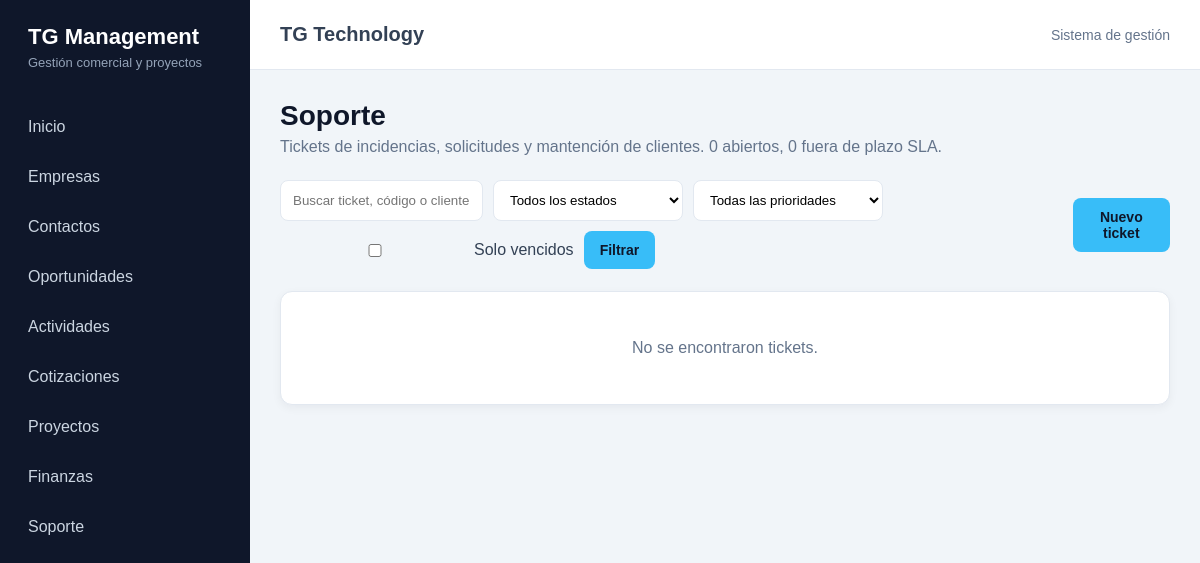
The app's page /soporte/tickets/, older data.
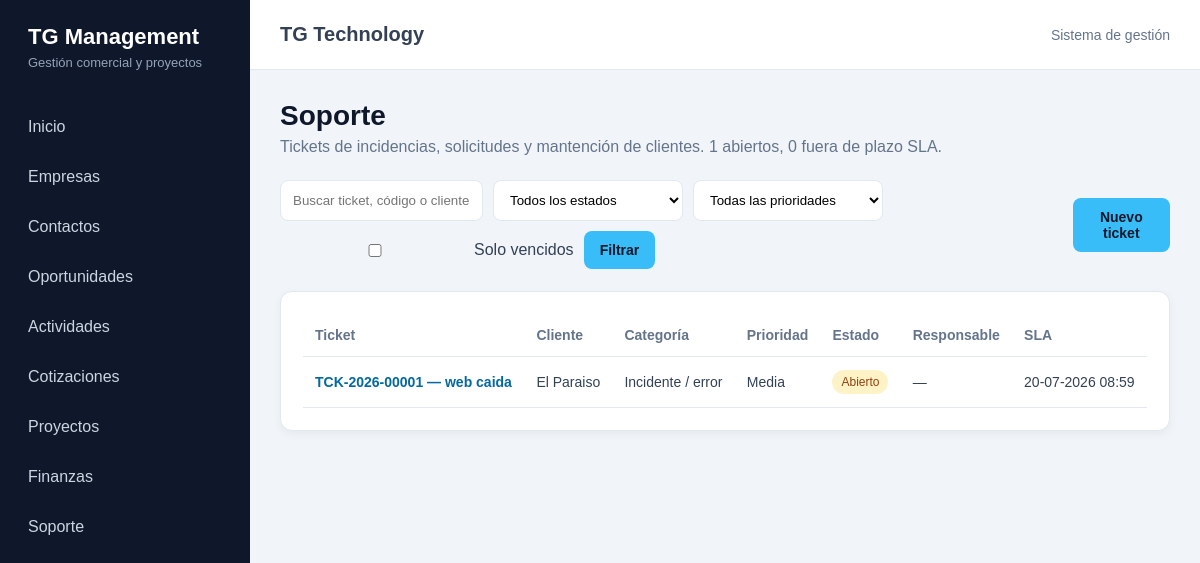
The same page, newer data.
### soporte/models.py (models this page shows, shortened)
class Ticket(models.Model):
    class Categoria(models.TextChoices):
        INCIDENTE = "incidente", "Incidente / error"
        SOLICITUD_CAMBIO = "solicitud_cambio", "Solicitud de cambio"
        DUDA = "duda", "Duda / consulta"
        MANTENCION = "mantencion", "Mantención programada"
        OTRO = "otro", "Otro"
    class Prioridad(models.TextChoices):
        BAJA = "baja", "Baja"
        MEDIA = "media", "Media"
        ALTA = "alta", "Alta"
        CRITICA = "critica", "Crítica"
    class Estado(models.TextChoices):
        ABIERTO = "abierto", "Abierto"
        EN_PROCESO = "en_proceso", "En proceso"
        ESPERANDO_CLIENTE = "esperando_cliente", "Esperando al cliente"
        RESUELTO = "resuelto", "Resuelto"
        CERRADO = "cerrado", "Cerrado"
    class Canal(models.TextChoices):
        EMAIL = "email", "Correo electrónico"
        WHATSAPP = "whatsapp", "WhatsApp"
        TELEFONO = "telefono", "Teléfono"
        FORMULARIO = "formulario", "Formulario web"
        OTRO = "otro", "Otro"
    codigo = models.CharField(
        "Código",
        max_length=30,
        unique=True,
        blank=True,
        editable=False,
    )
    empresa = models.ForeignKey(
        "crm.Empresa",
        verbose_name="Cliente",
        on_delete=models.PROTECT,
        related_name="tickets",
    )
    contacto = models.ForeignKey(
        "crm.Contacto",
        verbose_name="Reportado por",
        on_delete=models.SET_NULL,
        null=True,
        blank=True,
        related_name="tickets",
    )
    proyecto = models.ForeignKey(
        "proyectos.Proyecto",
        verbose_name="Proyecto asociado",
        on_delete=models.SET_NULL,
        null=True,
        blank=True,
        related_name="tickets",
    )
    titulo = models.CharField(
        "Título",
        max_length=200,
    )
    descripcion = models.TextField(
        "Descripción",
        blank=True,
    )
    categoria = models.CharField(
        "Categoría",
        max_length=30,
        choices=Categoria.choices,
        default=Categoria.INCIDENTE,
    )
    prioridad = models.CharField(
        "Prioridad",
        max_length=20,
        choices=Prioridad.choices,
        default=Prioridad.MEDIA,
    )
    estado = models.CharField(
        "Estado",
        max_length=30,
        choices=Estado.choices,
        default=Estado.ABIERTO,
    )
    canal = models.CharField(
        "Canal de ingreso",
        max_length=20,
        choices=Canal.choices,
        default=Canal.EMAIL,
    )
    responsable = models.ForeignKey(
        settings.AUTH_USER_MODEL,
        verbose_name="Responsable",
        on_delete=models.SET_NULL,
        null=True,
        blank=True,
        related_name="tickets_asignados",
    )
    fecha_reporte = models.DateTimeField(
        "Fecha de reporte",
        auto_now_add=True,
    )
    fecha_limite_respuesta = models.DateTimeField(
        "Límite de primera respuesta (SLA)",
        null=True,
        blank=True,
        editable=False,
    )
    fecha_primera_respuesta = models.DateTimeField(
        "Fecha de primera respuesta",
        null=True,
        blank=True,
    )
    fecha_resolucion = models.DateTimeField(
        "Fecha de resolución",
        null=True,
        blank=True,
    )
    horas_dedicadas = models.DecimalField(
        "Horas dedicadas",
        max_digits=6,
        decimal_places=2,
        default=Decimal("0.00"),
        validators=[MinValueValidator(Decimal("0.00"))],
        help_text="Útil para descontar de la bolsa de horas de mantención mensual.",
    )
    creado_en = models.DateTimeField(
        "Creado",
        auto_now_add=True,
    )
    actualizado_en = models.DateTimeField(
        "Actualizado",
        auto_now=True,
    )
    class Meta:
        verbose_name = "Ticket de soporte"
        verbose_name_plural = "Tickets de soporte"
        ordering = ["-fecha_reporte"]
    @property
    def esta_vencido(self):
        if self.estado in {self.Estado.RESUELTO, self.Estado.CERRADO}:
            return False
        if not self.fecha_limite_respuesta:
            return False
        if self.fecha_primera_respuesta:
            return self.fecha_primera_respuesta > self.fecha_limite_respuesta
        return timezone.now() > self.fecha_limite_respuesta

### crm/models.py (models this page shows)
class Empresa(models.Model):
    class TipoEmpresa(models.TextChoices):
        PROSPECTO = "PROSPECTO", "Prospecto"
        CLIENTE = "CLIENTE", "Cliente"
        PROVEEDOR = "PROVEEDOR", "Proveedor"
        PARTNER = "PARTNER", "Partner"
    class EstadoEmpresa(models.TextChoices):
        ACTIVA = "ACTIVA", "Activa"
        INACTIVA = "INACTIVA", "Inactiva"
    razon_social = models.CharField(
        "Razón social",
        max_length=200,
    )
    nombre_fantasia = models.CharField(
        "Nombre de fantasía",
        max_length=200,
        blank=True,
    )
    rut = models.CharField(
        "RUT",
        max_length=20,
        blank=True,
        unique=True,
        null=True,
    )
    tipo = models.CharField(
        "Tipo de empresa",
        max_length=20,
        choices=TipoEmpresa.choices,
        default=TipoEmpresa.PROSPECTO,
    )
    rubro = models.CharField(
        "Rubro",
        max_length=150,
        blank=True,
    )
    sitio_web = models.URLField(
        "Sitio web",
        blank=True,
    )
    telefono = models.CharField(
        "Teléfono",
        max_length=30,
        blank=True,
    )
    email = models.EmailField(
        "Correo electrónico",
        blank=True,
    )
    direccion = models.CharField(
        "Dirección",
        max_length=250,
        blank=True,
    )
    comuna = models.CharField(
        "Comuna",
        max_length=100,
        blank=True,
    )
    region = models.CharField(
        "Región",
        max_length=100,
        blank=True,
    )
    estado = models.CharField(
        "Estado",
        max_length=20,
        choices=EstadoEmpresa.choices,
        default=EstadoEmpresa.ACTIVA,
    )
    observaciones = models.TextField(
        "Observaciones",
        blank=True,
    )
    creado_por = models.ForeignKey(
        settings.AUTH_USER_MODEL,
        verbose_name="Creado por",
        on_delete=models.SET_NULL,
        null=True,
        blank=True,
        related_name="empresas_creadas",
    )
    fecha_creacion = models.DateTimeField(
        "Fecha de creación",
        auto_now_add=True,
    )
    fecha_actualizacion = models.DateTimeField(
        "Última actualización",
        auto_now=True,
    )
    class Meta:
        verbose_name = "Empresa"
        verbose_name_plural = "Empresas"
        ordering = ["razon_social"]
    def __str__(self):
        return self.nombre_fantasia or self.razon_social

### soporte/views.py (the view, shortened to what this page needs)
def ticket_lista(request):
    tickets = Ticket.objects.select_related(
        "empresa",
        "contacto",
        "proyecto",
        "responsable",
    )
    busqueda = request.GET.get("q", "").strip()
    estado = request.GET.get("estado", "").strip()
    prioridad = request.GET.get("prioridad", "").strip()
    solo_vencidos = request.GET.get("vencidos", "").strip()
    if estado:
        tickets = tickets.filter(estado=estado)
    if prioridad:
        tickets = tickets.filter(prioridad=prioridad)
    if solo_vencidos:
        tickets = [t for t in tickets if t.esta_vencido]
    abiertos = Ticket.objects.exclude(
        estado__in=[Ticket.Estado.RESUELTO, Ticket.Estado.CERRADO]
    )
    context = {
        "tickets": tickets,
        "estados": Ticket.Estado.choices,
        "prioridades": Ticket.Prioridad.choices,
        "estado_seleccionado": estado,
        "prioridad_seleccionada": prioridad,
        "busqueda": busqueda,
        "solo_vencidos": solo_vencidos,
        "total_abiertos": abiertos.count(),
        "total_vencidos": len([t for t in abiertos if t.esta_vencido]),
    }
    return render(request, "soporte/ticket_lista.html", context)

### soporte/templates/soporte/ticket_lista.html (shortened to what this page needs)
{% extends "core/base.html" %}
{% block content %}
    <div class="encabezado-pagina">
        <h1>Soporte</h1>
        <p>
            Tickets de incidencias, solicitudes y mantención de clientes.
            {{ total_abiertos }} abiertos, {{ total_vencidos }} fuera de plazo SLA.
        </p>
    </div>
    <div class="acciones">
        <form method="get" class="filtros">
            <input
                type="text"
                name="q"
                value="{{ busqueda }}"
                placeholder="Buscar ticket, código o cliente"
            >
            <select name="estado">
                <option value="">Todos los estados</option>
            </select>
            <select name="prioridad">
                <option value="">Todas las prioridades</option>
            </select>
            <label style="display:flex; align-items:center; gap:4px;">
                <input
                    type="checkbox"
                    name="vencidos"
                    value="1"
                >
                Solo vencidos
            </label>
            <button type="submit" class="boton">
                Filtrar
            </button>
        </form>
        <a
            href="{% url 'soporte:ticket_crear' %}"
            class="boton"
        >
            Nuevo ticket
        </a>
    </div>
    <div class="panel">
        {% if tickets %}
            <div class="tabla-contenedor">
                <table>
                    <thead>
                        <tr>
                            <th>Ticket</th>
                            <th>Cliente</th>
                            <th>Categoría</th>
                            <th>Prioridad</th>
                            <th>Estado</th>
                            <th>Responsable</th>
                            <th>SLA</th>
                        </tr>
                    </thead>
                    <tbody>
                        {% for ticket in tickets %}
                            <tr>
                                <td>
                                    <a
                                        href="{% url 'soporte:ticket_detalle' ticket.pk %}"
                                        class="enlace-tabla"
                                    >
                                        {{ ticket.codigo }} — {{ ticket.titulo }}
                                    </a>
                                </td>
                                <td>
                                    {{ ticket.empresa }}
                                </td>
                                <td>
                                    {{ ticket.get_categoria_display }}
                                </td>
                                <td>
                                    {{ ticket.get_prioridad_display }}
                                </td>
                                <td>
                                    {% if ticket.estado == "resuelto" or ticket.estado == "cerrado" %}
                                        <span class="estado estado-completado">
                                            {{ ticket.get_estado_display }}
                                        </span>
                                    {% elif ticket.esta_vencido %}
                                        <span class="estado estado-inactivo">
                                            {{ ticket.get_estado_display }} — vencido
                                        </span>
                                    {% else %}
                                        <span class="estado estado-pendiente">
                                            {{ ticket.get_estado_display }}
                                        </span>
                                    {% endif %}
                                </td>
                                <td>
                                    {{ ticket.responsable|default:"—" }}
                                </td>
                                <td>
                                    {{ ticket.fecha_limite_respuesta|date:"d-m-Y H:i"|default:"—" }}
                                </td>
                            </tr>
                        {% endfor %}
                    </tbody>
                </table>
            </div>
        {% else %}
            <div class="sin-registros">
                No se encontraron tickets.
            </div>
        {% endif %}
    </div>
{% endblock %}

### core/templates/core/base.html (shortened to what this page needs)
{% load static %}
<!DOCTYPE html>
<html lang="es">
<head>
    <link
        rel="stylesheet"
        href="{% static 'core/css/styles.css' %}"
    >
</head>
<body>
    <div class="layout">
        <aside class="sidebar">
            <div class="marca">
                <h1>TG Management</h1>
                <p>Gestión comercial y proyectos</p>
            </div>
            <nav aria-label="Menú principal">
                <ul class="menu">
                    <li>
                        <a href="{% url 'core:dashboard' %}">
                            Inicio
                        </a>
                    </li>
                    <li>
                        <a href="{% url 'crm:empresa_lista' %}">
                            Empresas
                        </a>
                    </li>
                    <li>
                        <a href="{% url 'crm:contacto_lista' %}">
                            Contactos
                        </a>
                    </li>
                    <li>
                        <a href="{% url 'crm:oportunidad_lista' %}">
                            Oportunidades
                        </a>
                    </li>
                    <li>
                        <a href="{% url 'crm:actividad_lista' %}">
                            Actividades
                        </a>
                    </li>
                    <li>
                        <a href="{% url 'cotizaciones:cotizacion_lista' %}">
                            Cotizaciones
                        </a>
                    </li>
                    <li>
                        <a href="{% url 'proyectos:proyecto_lista' %}">
                            Proyectos
                        </a>
                    </li>
                    <li>
                        <a href="{% url 'finanzas:finanzas_inicio' %}">
                            Finanzas
                        </a>
                    </li>
                    <li>
                        <a href="{% url 'soporte:ticket_lista' %}">
                            Soporte
                        </a>
                    </li>
                </ul>
            </nav>
        </aside>
        <main class="contenido">
            <header class="barra-superior">
                <h2>TG Technology</h2>
                <div class="usuario">
                    Sistema de gestión
                </div>
            </header>
            <section class="pagina">
                {% block content %}
                {% endblock %}
            </section>
        </main>
    </div>
</body>
</html>

Row changes from the older to the newer data that the page shows:
added Ticket: codigo "TCK-2026-00001", titulo "web caida", empresa "El Paraiso", categoria "Incidente / error", prioridad "Media", estado "Abierto", responsable "—", fecha_limite_respuesta "20-07-2026 08:59"
Text that changed along with them:
{{ total_abiertos }}: "0" → "1"
text no longer shown: "No se encontraron tickets."
text now shown: "Ticket Cliente Categoría Prioridad Estado Responsable SLA"
